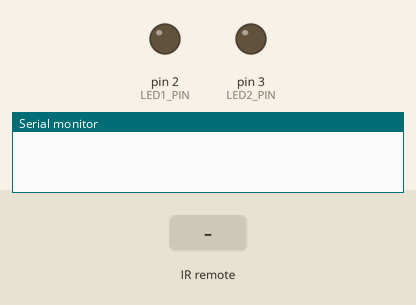
Simulated run of this sketch. Board: Arduino Uno, built with avr-gcc and run on an emulated ATmega328P. Shown: output pins drawn as LEDs (lit = HIGH), the last lines printed to the serial monitor. The test bench sets the inputs (shaded band).

Above: at 1.2 s.
1.3 s: infrared code 0x0C received
At 1.7 s:
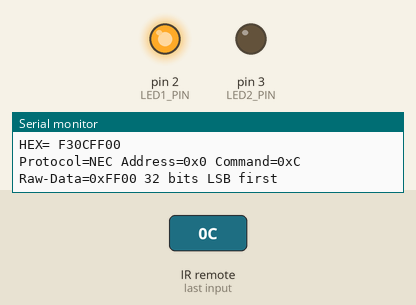
4.3 s: infrared code 0x18 received
At 5.2 s:
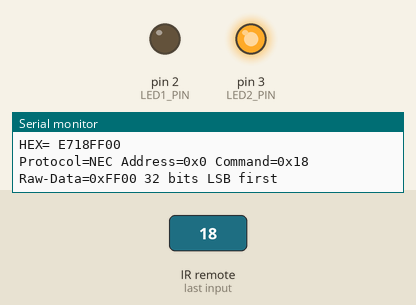
Timing chart, 0 to 7.8 s (numbered marks = the images above; inputs shaded):
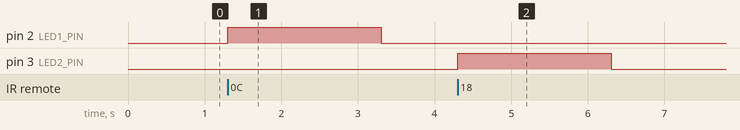

The sketch:

remote_control_lights.ino
```cpp
////////////////////////////////////////////////////////////////
////////////////////////////////////////////////////////////////
////  Author: Jiri Kucera                                   ////
////  Description: remote control light                     ////
////                                                        ////
////  Using board: Robotdyn Uno R3 (Arduino Uno)            ////
////////////////////////////////////////////////////////////////
////////////////////////////////////////////////////////////////

////////////////////////////////////////////////////////////////
////  include libraries and set pin                         ////
////////////////////////////////////////////////////////////////

#include <IRremote.hpp>

const int IR_PIN = 4;

//led pins
const int LED1_PIN = 2;
const int LED2_PIN = 3;

////////////////////////////////////////////////////////////////
////  Setup                                                 ////
////////////////////////////////////////////////////////////////

void setup(){
  //initialize serial for debugging and print result
  Serial.begin(115200);
  //start the receiver
  IrReceiver.begin(IR_PIN, ENABLE_LED_FEEDBACK);

  pinMode(LED1_PIN, OUTPUT);
  pinMode(LED2_PIN, OUTPUT);
}
////////////////////////////////////////////////////////////////
////  Loop                                                  ////
////////////////////////////////////////////////////////////////

void loop() {
  if (IrReceiver.decode()) {
    //print result to serial
    Serial.print("HEX= ");
    Serial.println(IrReceiver.decodedIRData.decodedRawData, HEX);

    //to print all fields
    IrReceiver.printIRResultShort(&Serial);
    Serial.println("");

    //enable receiving of the next value
    IrReceiver.resume();

    //check the received data and blink led
    if (IrReceiver.decodedIRData.command == 0x0C) {
      digitalWrite(LED1_PIN, HIGH);
      delay(2000);
      digitalWrite(LED1_PIN, LOW);}
    else if (IrReceiver.decodedIRData.command == 0x18) {
      digitalWrite(LED2_PIN, HIGH);
      delay(2000);
      digitalWrite(LED2_PIN, LOW);
    }
  }
}
```

Measured:
- after the input at 1.3 s, pin 2 (LED1_PIN): LOW → HIGH at once, → LOW 2.0 s later
- after the input at 4.3 s, pin 3 (LED2_PIN): LOW → HIGH at once, → LOW 2.0 s later
